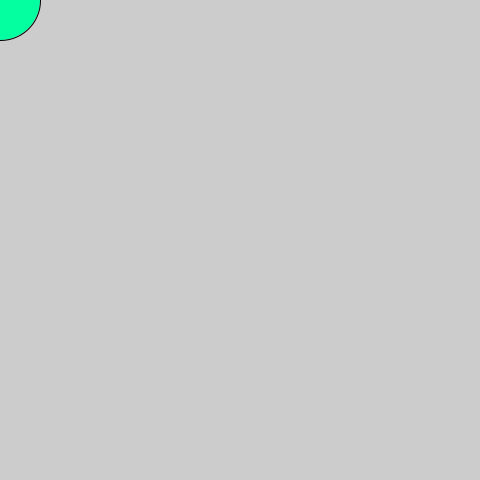
Frame 1 (no input)
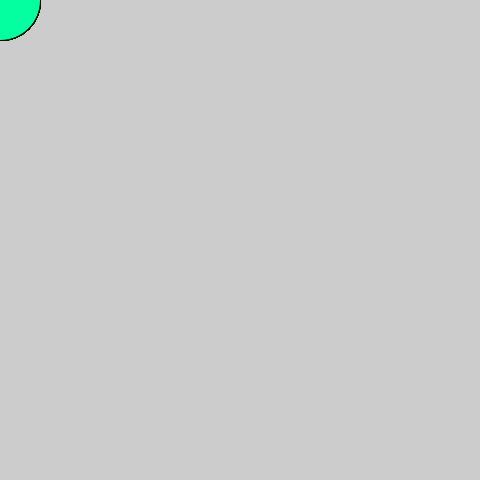
Frame 60 (the mouse pressed at the canvas centre just before this capture)
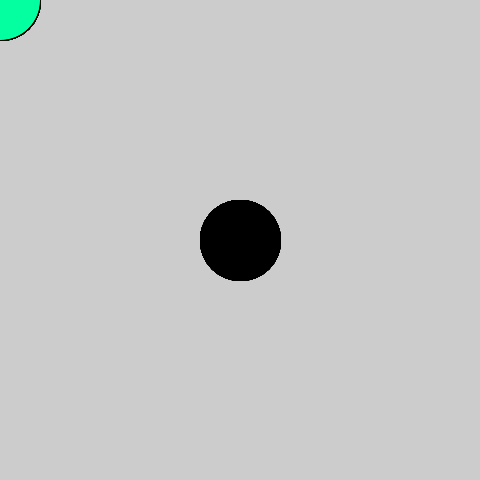
Frame 120 (the mouse held since frame 60 and released just before this capture)

The Processing sketch that drew these frames (run headless with seeded random() and noise(); from frame 60 on, the mouse is pressed at the canvas centre):

// Processing sketch: processing_31886
// ── processing_31886.pde

void setup() { //this code was from Casey Reas Getting Started tutorial on the Processing.org
  size(480, 480);
  smooth();
  println("I am so tired");
  println("but it will only get worse");
  println("so I drink coffee");
}

void draw() {
  if (mousePressed) {
    fill(0);
  } else {
    fill(3,255,160);
  }
  ellipse(mouseX, mouseY, 80, 80);
}
